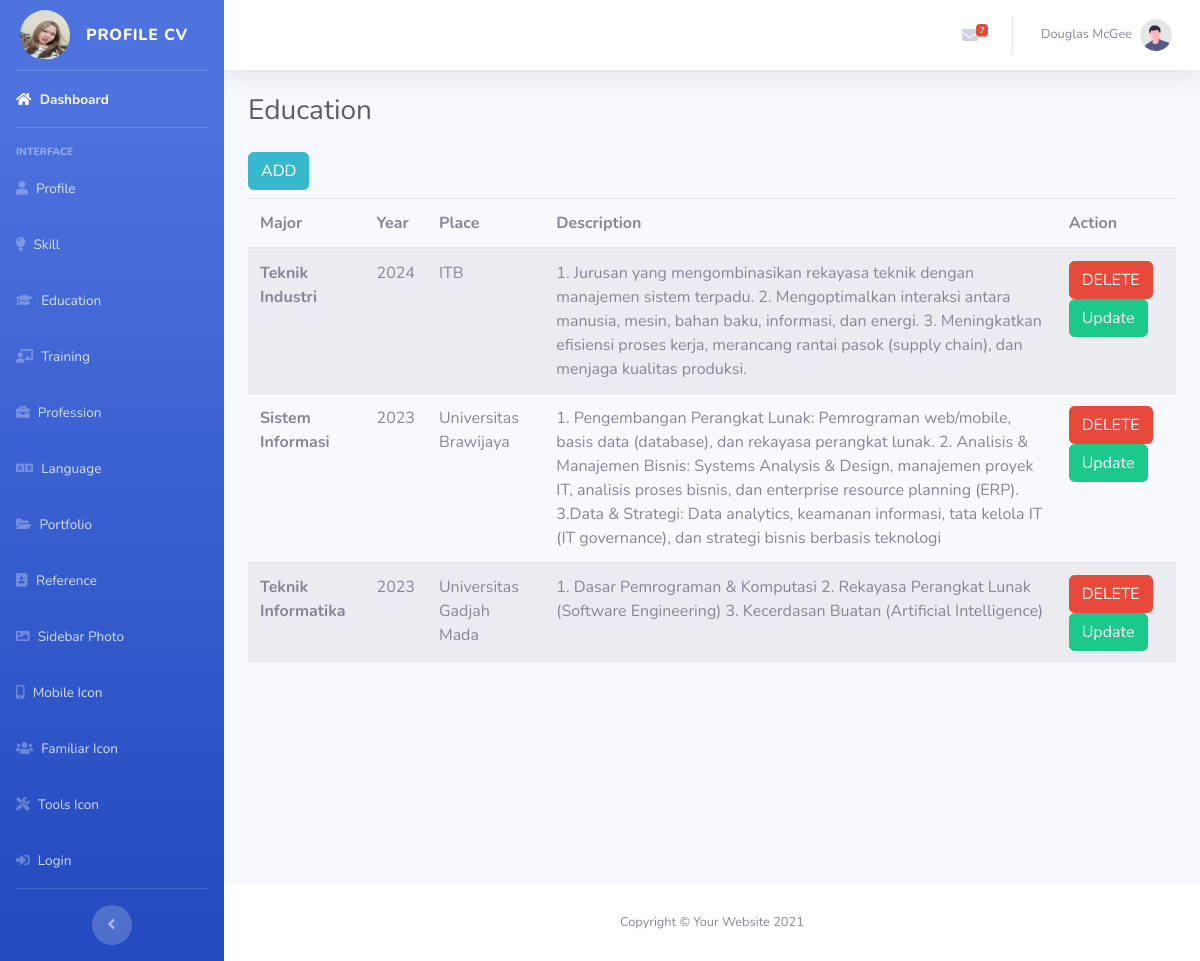
Page /tabel_education.php (signed in) on the committed database.
### tables this page shows
CREATE TABLE `education` (
  `id_education` int NOT NULL,
  `nama_jurusan` varchar(100) NOT NULL,
  `tahun_belajar` varchar(50) NOT NULL,
  `tempat_belajar` varchar(100) NOT NULL,
  `deskripsi` text NOT NULL
);

### tabel_education.php (the view)
<?php
include "connection.php";
$select_education = mysqli_query($koneksi, "SELECT*FROM education ORDER BY id_education DESC");
?>
<?php include "header.php" ?>
<body id="page-top">
    <div id="wrapper">
        <?php include "sidebar.php" ?>
        <div id="content-wrapper" class="d-flex flex-column">
            <div id="content">
                <?php include "topbar.php" ?>
                <div class="container-fluid">
                    <div class="d-sm-flex align-items-center justify-content-between mb-4">
                        <h1 class="h3 mb-0 text-gray-800">Education</h1>
                    </div>
 <a href ="form_education.php" class="btn btn-info mb-2">ADD</a>
             <table class="table table-striped">
                <thead>
                    <tr>
                        <th scope="col">Major</th>
                        <th scope="col">Year</th>
                        <th scope="col">Place</th>
                        <th scope="col">Description</th>
                        <th scope="col">Action</th>
                    </tr>
                </thead>
                <tbody>
                    <?php
                    while($tampil =mysqli_fetch_object ($select_education)):
                    ?>
                    <tr>
                        <th scope="row"><?php echo
                        $tampil->nama_jurusan; ?></th>
                        <td><?php echo $tampil->tahun_belajar; ?></td>
                        <td><?php echo $tampil->tempat_belajar; ?></td>
                        <td><?php echo $tampil->deskripsi; ?></td>
                        <td>
                            <a href="delete_education.php?id_education=<?php echo
                            $tampil->id_education;?>" class="btn btn-danger"
                            onclick="return confirm ('Confirm to delete?')">DELETE</a>
                            <a href="update_form_education.php?id_education=<?php echo $tampil->id_education;?>"
                            class="btn btn-success" >Update</a>
                        </td>
                    </tr>
   <?php endwhile; ?>
                 </tbody>
              </table>
                    </div>
            </div>
            <?php include "footer.php" ?>
        </div>
    </div>
    <?php include "bottom.php" ?>

### header.php (shortened to what this page needs)
<!DOCTYPE html>
<html lang="en">
<head>
    <link href="vendor/fontawesome-free/css/all.min.css" rel="stylesheet" type="text/css">
    <link rel="stylesheet" href="https://cdn.jsdelivr.net/gh/devicons/devicon@v2.16.0/devicon.min.css">
    <link href="css/sb-admin-2.min.css" rel="stylesheet">
</head>

### sidebar.php
<ul class="navbar-nav bg-gradient-primary sidebar sidebar-dark accordion" id="accordionSidebar">
    <a class="sidebar-brand d-flex align-items-center justify-content-center" href="index.php">
        <div class="sidebar-brand-icon">
            <img src="fotobende/1784956246.jpg" alt="profile" width="50" height="50" class="rounded-circle">
        </div>
        <div class="sidebar-brand-text mx-3">
            Profile CV
        </div>
    </a>
    <hr class="sidebar-divider my-0">
    <li class="nav-item active">
        <a class="nav-link" href="index.php">
            <i class="fas fa-home"></i>
            <span>Dashboard</span>
        </a>
    </li>
    <hr class="sidebar-divider">
    <div class="sidebar-heading">
        Interface
    </div>
    <li class="nav-item">
        <a class="nav-link" href="tabel_profile.php">
            <i class="fas fa-user"></i>
            <span>Profile</span>
        </a>
    </li>
    <li class="nav-item">
        <a class="nav-link" href="tabel_skill.php">
            <i class="fas fa-lightbulb"></i>
            <span>Skill</span>
        </a>
    </li>
    <li class="nav-item">
        <a class="nav-link" href="tabel_education.php">
            <i class="fas fa-graduation-cap"></i>
            <span>Education</span>
        </a>
    </li>
    <li class="nav-item">
        <a class="nav-link" href="tabel_training.php">
            <i class="fas fa-chalkboard-teacher"></i>
            <span>Training</span>
        </a>
    </li>
    <li class="nav-item">
        <a class="nav-link" href="tabel_job.php">
            <i class="fas fa-briefcase"></i>
            <span>Profession</span>
        </a>
    </li>
    <li class="nav-item">
        <a class="nav-link" href="tabel_language.php">
            <i class="fas fa-language"></i>
            <span>Language</span>
        </a>
    </li>
    <li class="nav-item">
        <a class="nav-link" href="tabel_portfolio.php">
            <i class="fas fa-folder-open"></i>
            <span>Portfolio</span>
        </a>
    </li>
    <li class="nav-item">
        <a class="nav-link" href="tabel_reference.php">
            <i class="fas fa-address-book"></i>
            <span>Reference</span>
        </a>
    </li>
    <li class="nav-item">
        <a class="nav-link" href="tabel_sidebar_photo.php">
            <i class="fas fa-image"></i>
            <span>Sidebar Photo</span>
        </a>
    </li>
    <li class="nav-item">
        <a class="nav-link" href="tabel_mobile.php">
            <i class="fas fa-mobile-alt"></i>
            <span>Mobile Icon</span>
        </a>
    </li>
    <li class="nav-item">
        <a class="nav-link" href="tabel_familiar.php">
            <i class="fas fa-users"></i>
            <span>Familiar Icon</span>
        </a>
    </li>
    <li class="nav-item">
        <a class="nav-link" href="tabel_tools.php">
            <i class="fas fa-tools"></i>
            <span>Tools Icon</span>
        </a>
    </li>
    <li class="nav-item">
        <a class="nav-link" href="tabel_login.php">
            <i class="fas fa-sign-in-alt"></i>
            <span>Login</span>
        </a>
    </li>
    <hr class="sidebar-divider d-none d-md-block">
    <div class="text-center d-none d-md-inline">
        <button class="rounded-circle border-0" id="sidebarToggle"></button>
    </div>
</ul>

### topbar.php (shortened to what this page needs)
<nav class="navbar navbar-expand navbar-light bg-white topbar mb-4 static-top shadow">
                    <ul class="navbar-nav ml-auto">
                        <li class="nav-item dropdown no-arrow mx-1">
                            <a class="nav-link dropdown-toggle" href="#" id="messagesDropdown" role="button"
                                data-toggle="dropdown" aria-haspopup="true" aria-expanded="false">
                                <i class="fas fa-envelope fa-fw"></i>
                                <span class="badge badge-danger badge-counter">7</span>
                            </a>
                        </li>
                        <li class="nav-item dropdown no-arrow">
                            <a class="nav-link dropdown-toggle" href="#" id="userDropdown" role="button"
                                data-toggle="dropdown" aria-haspopup="true" aria-expanded="false">
                                <span class="mr-2 d-none d-lg-inline text-gray-600 small">Douglas McGee</span>
                                <img class="img-profile rounded-circle"
                                    src="img/undraw_profile.svg">
                            </a>
                        </li>
                    </ul>
                </nav>

### footer.php
<footer class="sticky-footer bg-white">
    <div class="container my-auto">
        <div class="copyright text-center my-auto">
            <span>Copyright &copy; Your Website 2021</span>
        </div>
    </div>
</footer>

### bottom.php (shortened to what this page needs)
</body>
</html>

### rows in the picture
education: nama_jurusan "Teknik Industri", tahun_belajar "2024", tempat_belajar "ITB", deskripsi "1. Jurusan yang mengombinasikan rekayasa teknik dengan manajemen sistem terpadu. 2. Mengoptimalkan interaksi antara manusia, mesin, bahan baku, informasi, dan energi. 3. Meningkatkan efisiensi proses kerja, merancang rantai pasok (supply chain), dan menjaga kualitas produksi."
education: nama_jurusan "Sistem Informasi", tahun_belajar "2023", tempat_belajar "Universitas Brawijaya", deskripsi "1. Pengembangan Perangkat Lunak: Pemrograman web/mobile, basis data (database), dan rekayasa perangkat lunak. 2. Analisis & Manajemen Bisnis: Systems Analysis & Design, manajemen proyek IT, analisis proses bisnis, dan enterprise resource planning (ERP). 3.Data & Strategi: Data analytics, keamanan informasi, tata kelola IT (IT governance), dan strategi bisnis berbasis teknologi"
education: nama_jurusan "Teknik Informatika", tahun_belajar "2023", tempat_belajar "Universitas Gadjah Mada", deskripsi "1. Dasar Pemrograman & Komputasi 2. Rekayasa Perangkat Lunak (Software Engineering) 3. Kecerdasan Buatan (Artificial Intelligence)"
